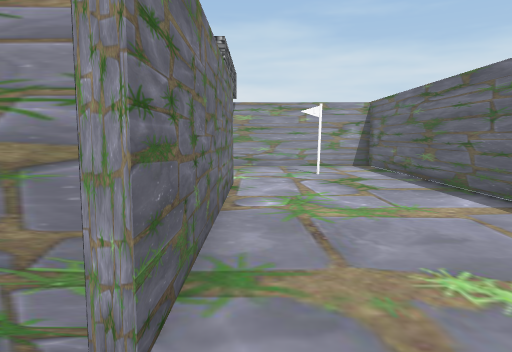
view 1 (above)

16 first-person views from a walk through a 3-D level made in the Unity game engine. The camera is 1.2 m above the floor, tilts 6° down and sees 70° across. The floor is counted in squares, 1 m on a side. Each view is taken from the middle of a square. On the plan, view 1 faces up. The plan holds only what a view shows up to about 15 squares ahead; the rest is blank. The player is left out.

view 2
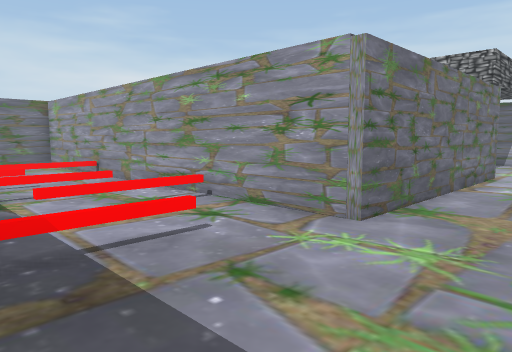

view 3
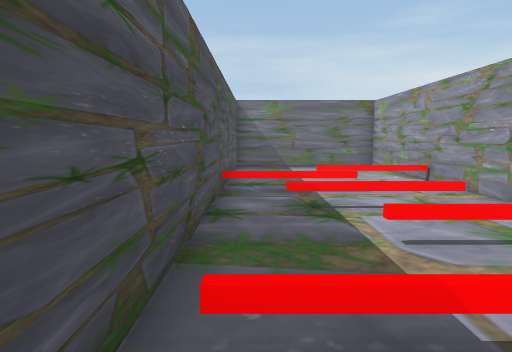

view 4
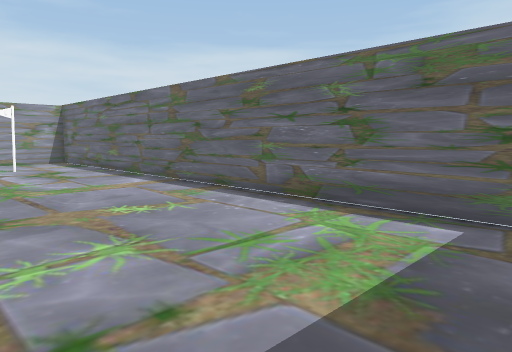

view 5
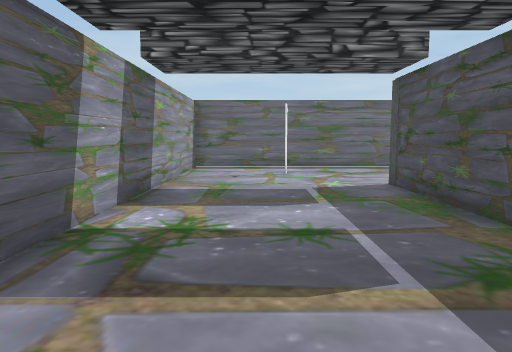

view 6
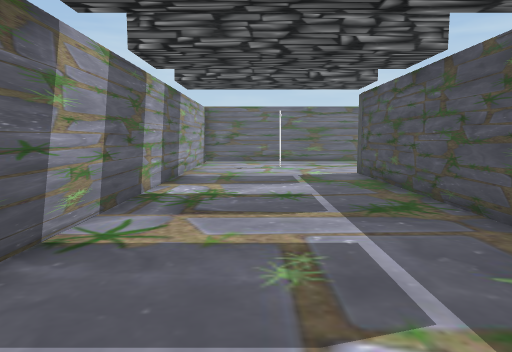

view 7
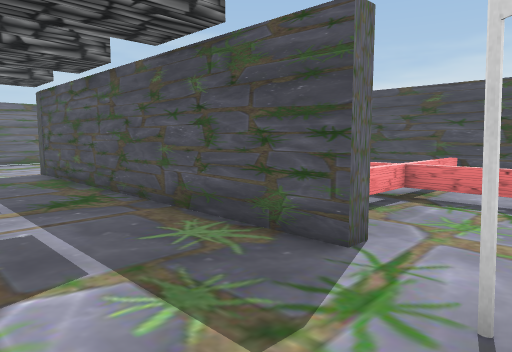

view 8
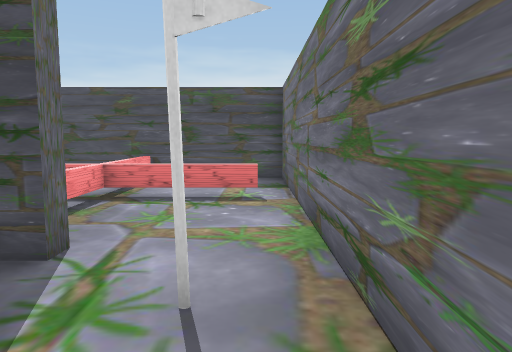

view 9
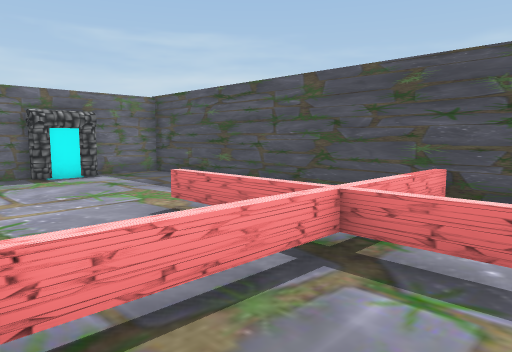

view 10
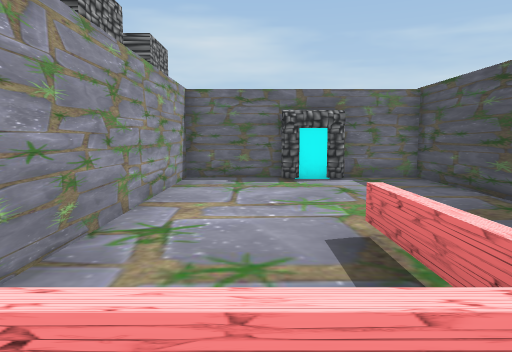

view 11
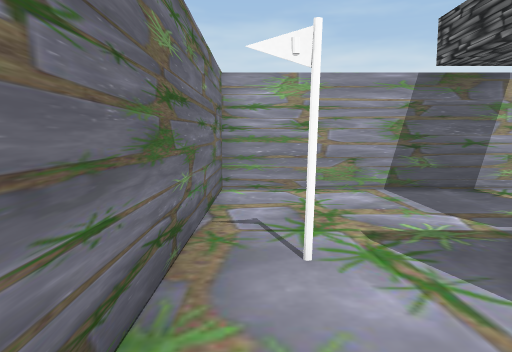

view 12
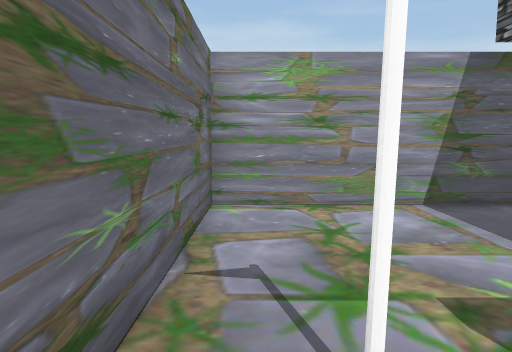

view 13
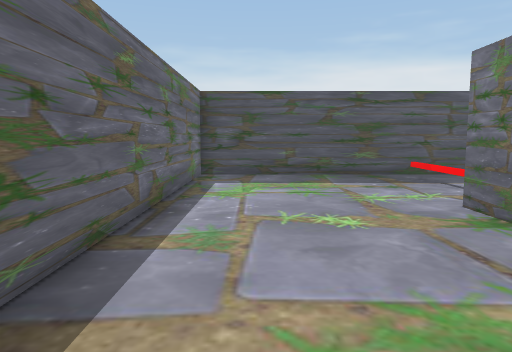

view 14
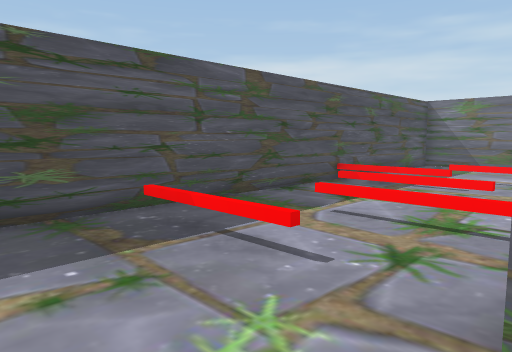

view 15
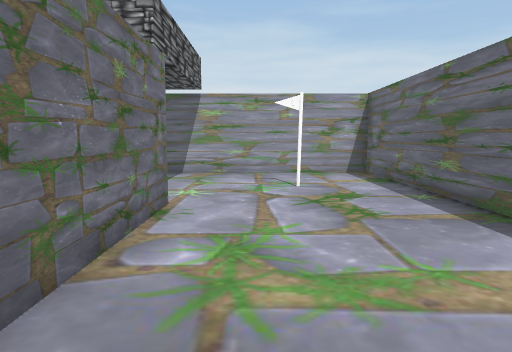

view 16
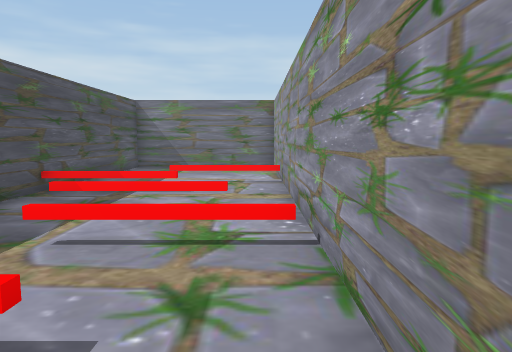

### Floor plan
Ten units are one square. View 1 is at (0, 0); x grows to the right and y downward. Boxes are objects, and circles mark ways between rooms. Rooms are numbered by the first view taken in them; rooms with no view inside come last. Other rooms are left out.
<svg viewBox="-153 -160 206 203">
<path fill="none" stroke="#000" d="M-6 -45 -6 -17 -148 -17 -148 38 48 38 48 -155 -148 -155 -148 -54M-120 -90 -120 -95 -6 -95 -6 -64M-141 -57 -109 -57 -109 -88M-10 -65 -10 -91 -91 -91M-111 -22 -10 -22 -10 -44M-108 -57 -76 -57M-148 -54 -148 -22 -111 -22M-109 -22 -109 -54"/>
<rect x="-25" y="-55" width="20" height="10" fill="#bbb"><title>other object</title></rect>
<rect x="-15" y="-65" width="10" height="10" fill="#bbb"><title>other object</title></rect>
<rect x="-25" y="-65" width="10" height="10" fill="#bbb"><title>other object</title></rect>
<text x="-10" y="-60">1</text>
<text x="-60" y="-60">2</text>
<text x="-130" y="-40">3</text>
</svg>

Where each view was taken, in squares from view 1:
view 1: 0 up, 0 right, facing up
view 2: 3 down, 2 right, facing up-left
view 3: 3 down, 0 right, facing left
view 4: 3 down, 1 left, facing up-right
view 5: 13 up, 10 left, facing right
view 6: 13 up, 13 left, facing right
view 7: 13 up, 14 left, facing down-right
view 8: 13 up, 14 left, facing down
view 9: 9 up, 13 left, facing down-right
view 10: 7 up, 12 left, facing right
view 11: 7 up, 14 left, facing up
view 12: 9 up, 14 left, facing up
view 13: 8 up, 3 right, facing down
view 14: 2 up, 1 right, facing down-left
view 15: 3 up, 1 right, facing up
view 16: 1 up, 0 right, facing left
